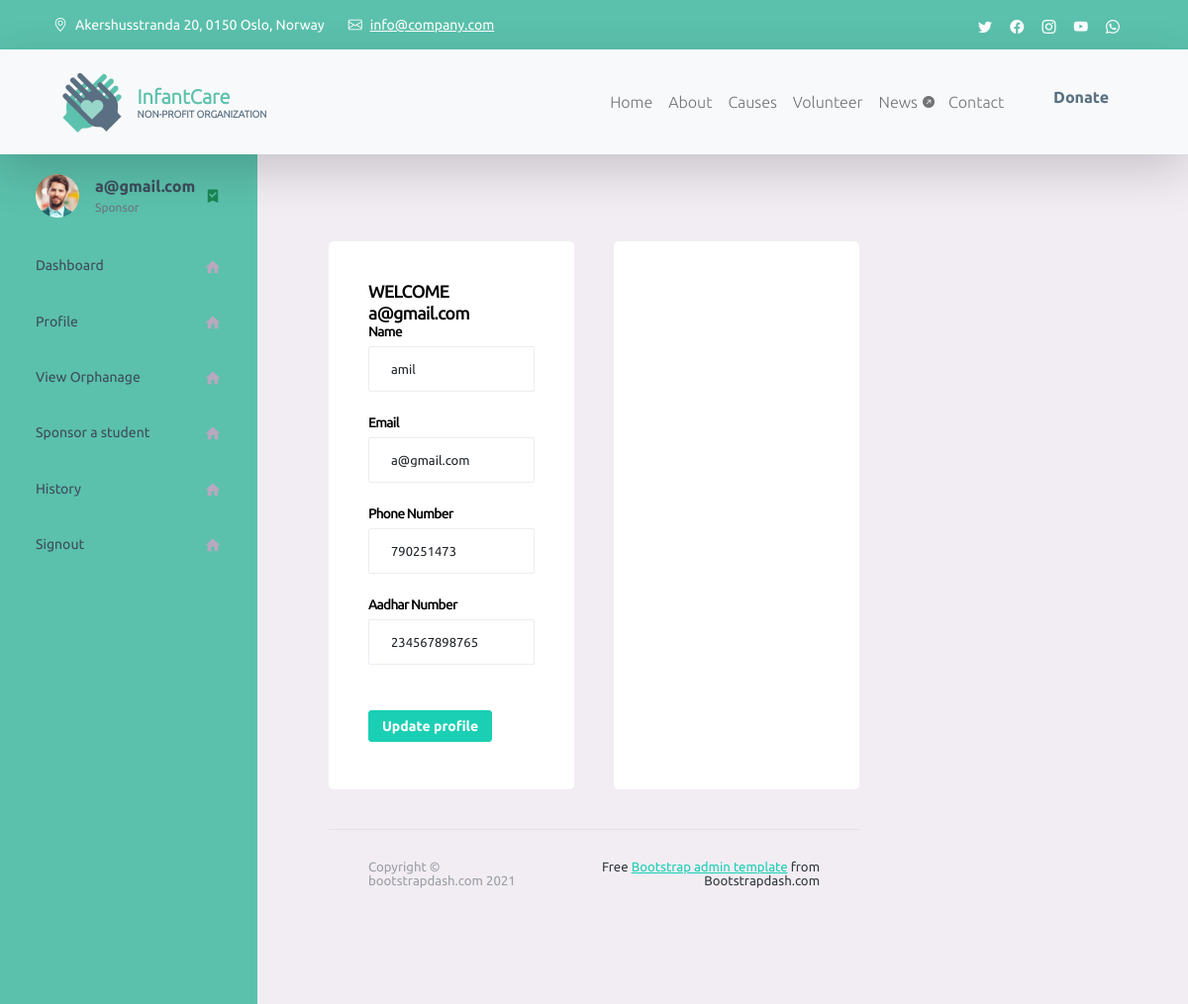
Page /InfantCare/sponsor_dash.php (signed in) on the committed database.
### tables this page shows
CREATE TABLE `sponsor` (
  `s_sponsor_id` int(255) NOT NULL,
  `s_name` varchar(255) NOT NULL,
  `s_email` varchar(255) NOT NULL,
  `s_phone` int(10) NOT NULL,
  `s_aadhar` varchar(12) NOT NULL
);

### InfantCare/sponsor_dash.php (the view, shortened to what this page needs)
<!DOCTYPE html>
<?php
require 's.php';
?>
        <div class="main-panel">
          <div class="content-wrapper">
            <div class="row">
              <div class="col-6 grid-margin stretch-card">
                <div class="card">
                  <div class="card-body">
                  <h4>WELCOME
                  <?php
                    echo $_SESSION['username'];
                    include "config.php";
                    if (isset($_SESSION['username'])) {
                    $user = $_SESSION['username'];
                    $sql = "SELECT * FROM sponsor WHERE s_email = '$user'";
                    $result = $con->query($sql);
                  if ($result->num_rows > 0) {
                  $row = $result->fetch_assoc();
                  $name = $row['s_name'];
                  $email = $row['s_email'];
                  $phone = $row['s_phone'];
                  $aadhar = $row['s_aadhar'];
                } else {
                echo "Sponsor not found.";
                $con->close();
                exit();
                }
                } else {
                echo "Sponsor ID not provided.";
                $con->close();
                exit();
              }
?>
          <form action="update_process.php" method="POST" class="forms-sample">
                    <div class="form-group">
                    <label for="name">Name</label>
                    <input type="text" name="name" class="form-control" value="<?php echo $name; ?>" required>
                    </div>
                    <div class="form-group">
                    <label for="email">Email</label>
                    <input type="text" name="email" class="form-control" value="<?php echo $email; ?>" required>
                    </div>
                    <div class="form-group">
                    <label for="phone">Phone Number</label>
                    <input type="text"  class="form-control" name="phone" value="<?php echo $phone; ?>" required>
                    </div>
                    <div class="form-group">
                    <label for="aadhar">Aadhar Number</label>
                    <input type="text" name="aadhar" class="form-control" value="<?php echo $aadhar; ?>" required><br>
                    </div>
                    <input type="submit" name="update" value="Update profile" class="btn btn-success btn-sm">
                </form>
                  </div>
              </div>
            </div>
            <div class="col-md-6 grid-margin stretch-card">
                <div class="card">
                </div>
            </div>
          </div>
          <footer class="footer">
            <div class="container-fluid d-flex justify-content-between">
              <span class="text-muted d-block text-center text-sm-start d-sm-inline-block">Copyright © bootstrapdash.com 2021</span>
              <span class="float-none float-sm-end mt-1 mt-sm-0 text-end"> Free <a href="https://www.bootstrapdash.com/bootstrap-admin-template/" target="_blank">Bootstrap admin template</a> from Bootstrapdash.com</span>
            </div>
          </footer>
        </div>
      </div>
    </div>
  </body>
</html>

### InfantCare/css/templatemo-kind-heart-charity.css (style rules this page uses)
:root { --white-color: #ffffff; --primary-color: #5bc1ac; --secondary-color: #5a6f80; --section-bg-color: #f0f8ff; --site-footer-bg-color: #44525d; --custom-btn-bg-color: #597081; --custom-btn-bg-hover-color: #5bc1ac; --dark-color: #000000; --p-color: #717275; --border-color: #e9eaeb; --body-font-family: 'Metropolis', sans-serif; --h1-font-size: 52px; --h2-font-size: 46px; --h3-font-size: 32px; --h4-font-size: 28px; --h5-font-size: 24px; --h6-font-size: 22px; --p-font-size: 16px; --btn-font-size: 18px; --copyright-font-size: 14px; --border-radius-large: 100px; --border-radius-medium: 20px; --border-radius-small: 10px; --font-weight-light: 300; --font-weight-normal: 400; --font-weight-semibold: 600; --font-weight-bold: 700; }
body { background-color: var(--white-color); font-family: var(--body-font-family); }
h2, h3, h4, h5, h6 { color: var(--dark-color); }
h1, h2, h3, h4, h5, h6 { font-weight: var(--font-weight-semibold); letter-spacing: -1px; }
h4 { font-size: var(--h4-font-size); }
a, button { touch-action: manipulation; transition: all 0.3s; }
a { color: var(--p-color); text-decoration: none; }

### rows in the picture
sponsor: name "amil", email "a@gmail.com", phone "790251473", aadhar "234567898765"

### other values in the picture
$_SESSION['username'] "a@gmail.com"
